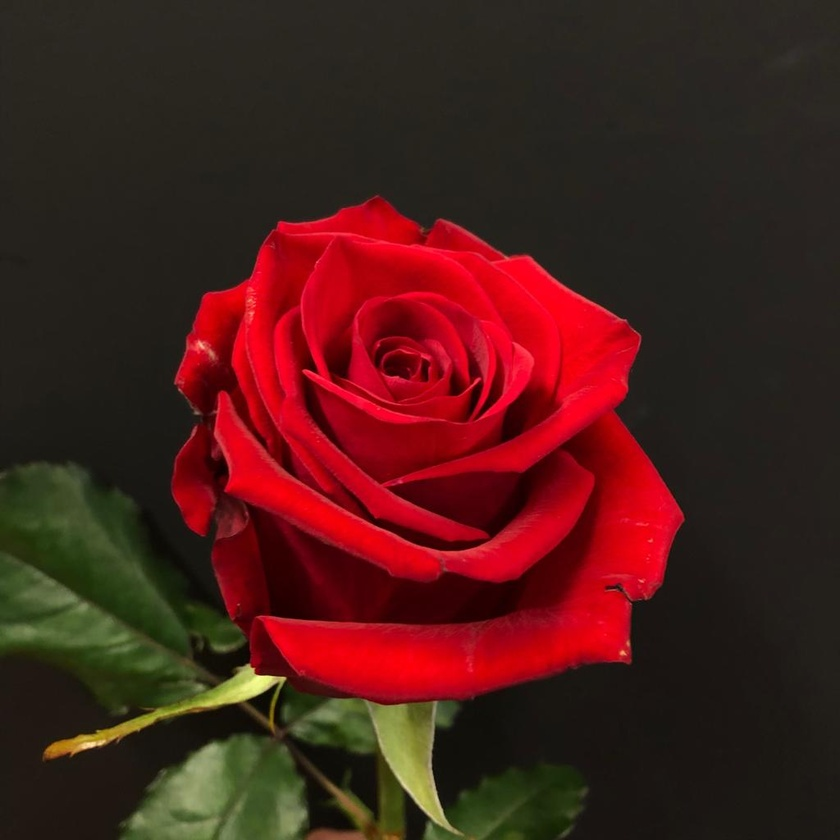
#> input picture Red.jpg, 840 x 840 px, shrunk from 1024 x 1024 before the run, found by its file name
$ python ImgPy.py
#> lines starting #> are read from the running program, lines starting #| are printed output that depends on the picture; after the words box and inside, x2 and y2 are one past the last pixel; in counts of white or black regions, pixels touching at a corner belong together

import matplotlib.pyplot as plt
import cv2


def main():

    img_path = "C:\\Users\\Dell\\Desktop\\DIP\\Red.jpg"
    print(img_path)
    rgb = plt.imread(img_path)
#> rgb is the input picture: shape (840, 840, 3); mean R, G, B 74.6, 30, 25.9
    # print(rgb.shape, rgb.max(), rgb.min())
    # print(rgb)


    plt.subplot(6,2,1)
    plt.title('RGB')
    plt.imshow(rgb)

    plt.subplot(6,2,2)
    plt.title('RGB Histogram')
    plt.hist(rgb.ravel(),256,[0,256])

    plt.subplot(6,2,3)
    plt.title('Red channel')
    red = rgb[:, :, 0]
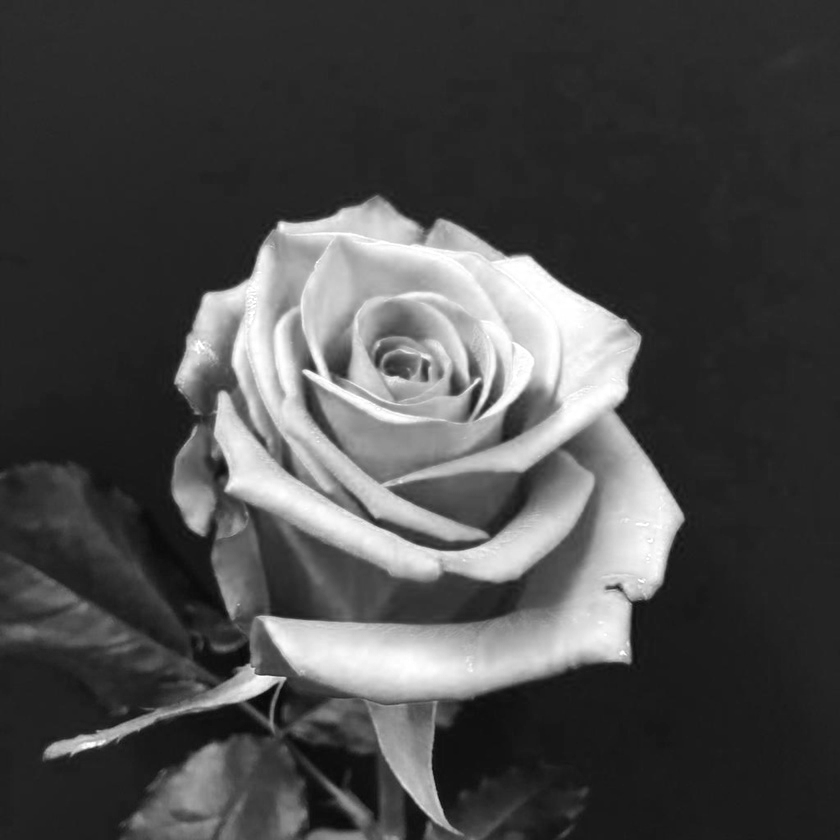
#> red: shape (840, 840); min 8, max 255, mean 74.6
    plt.imshow(red, cmap='Reds')

    plt.subplot(6,2,4)
    plt.title('Red Histogram')
    plt.hist(red.ravel(),256,[0,256])

    plt.subplot(6,2,5)
    plt.title('Green channel')
    green = rgb[:, :, 1]
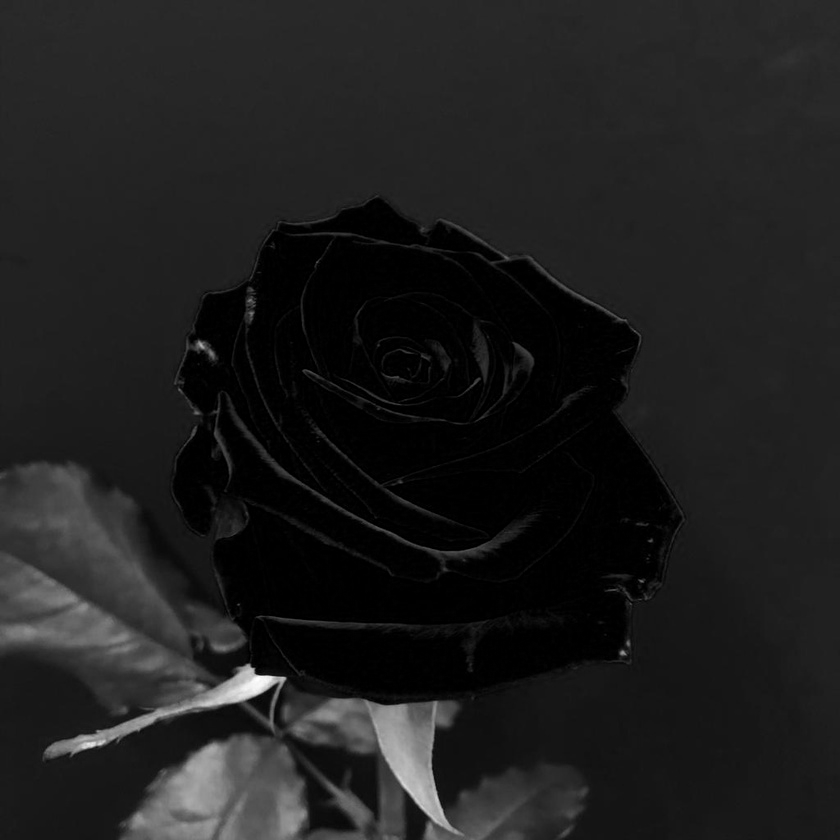
#> green: shape (840, 840); min 0, max 255, mean 30
    plt.imshow(green,cmap='Greens')

    plt.subplot(6,2,6)
    plt.title('Green Histogram')
    plt.hist(green.ravel(),256,[0,256]);

    plt.subplot(6,2,7)
    plt.title('Blue channel')
    blue = rgb[:, :, 2]
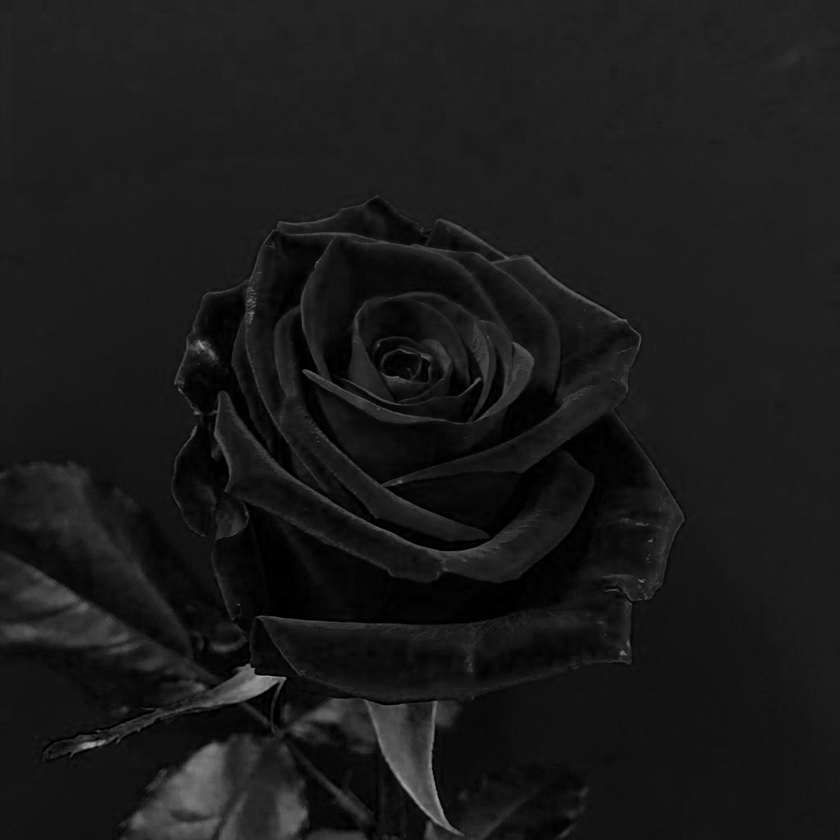
#> blue: shape (840, 840); min 0, max 172, mean 25.9
    plt.imshow(blue,cmap='Blues')

    plt.subplot(6,2,8)
    plt.title('Blue Histogram')
    plt.hist(blue.ravel(),256,[0,256])


    plt.subplot(6,2,9)
    plt.title('Grayscale channel')
    grayscale = cv2.cvtColor(rgb, cv2.COLOR_RGB2GRAY)
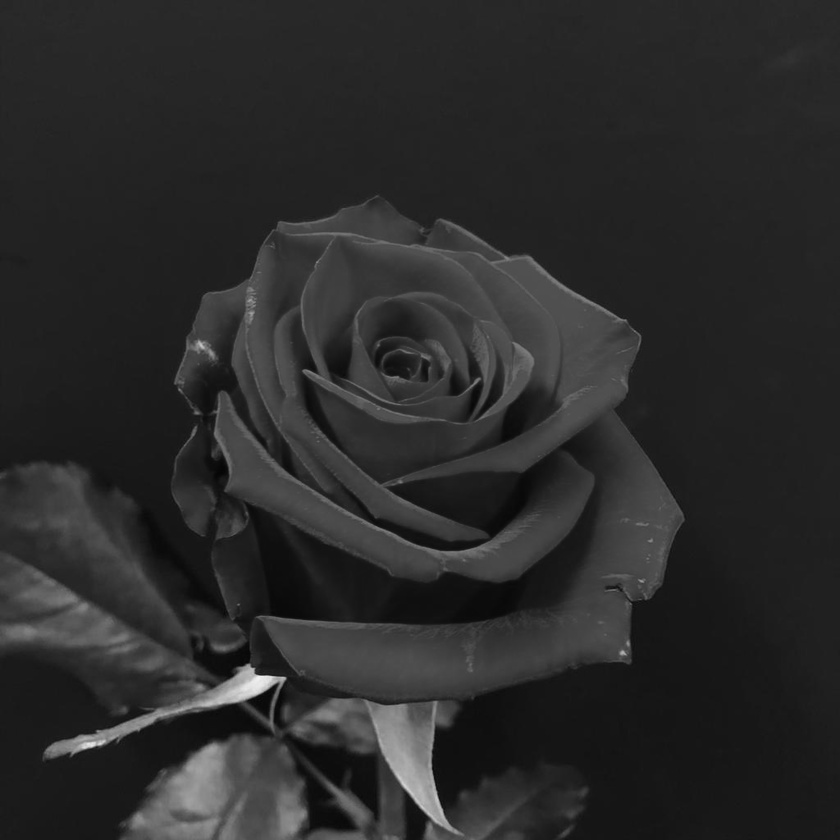
#> grayscale: shape (840, 840); min 5, max 241, mean 42.8
    plt.imshow(grayscale,cmap='gray')

    plt.subplot(6,2,10)
    plt.title('Grascale Histogram')
    plt.hist(grayscale.ravel(),256,[0,256])

    plt.subplot(6,2,11)
    plt.title('Binary channel')
    th, binary_img = cv2.threshold(grayscale, 127, 255, cv2.THRESH_BINARY)
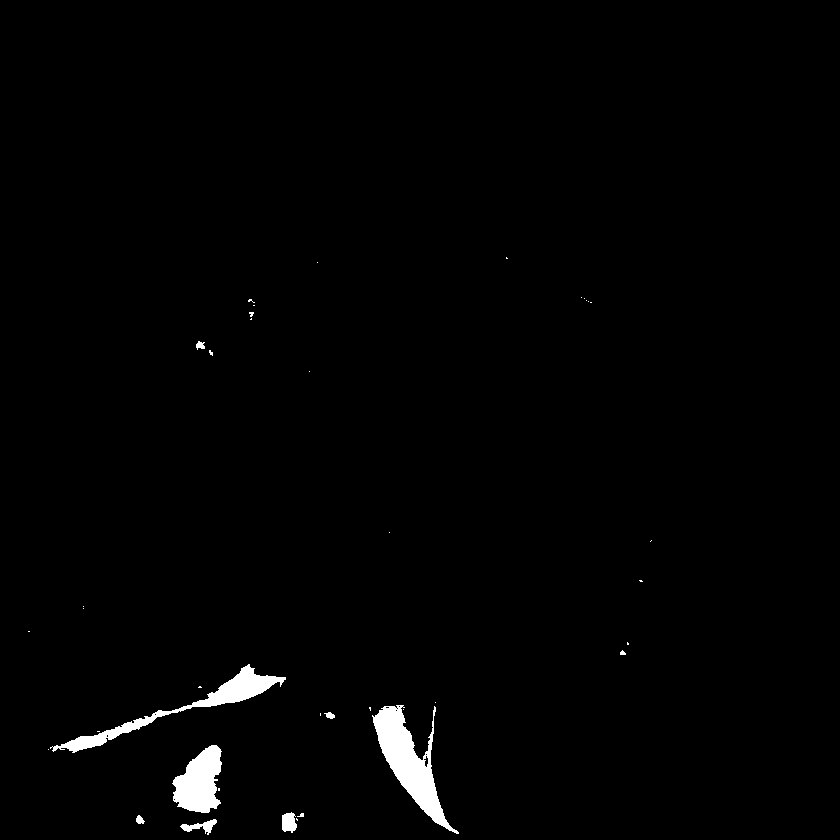
#> binary_img: shape (840, 840); 1.3% white; 39 white regions (30 under 20 px), largest, box (x1, y1, x2, y2) and area: (372, 705, 459, 834) 3725, (50, 664, 286, 753) 2715, (172, 745, 222, 813) 2250
    plt.imshow(binary_img,cmap='binary')

    plt.subplot(6,2,12)
    plt.title('Binary Histogram')
    plt.hist(binary_img.ravel(),256,[0,256]);

    plt.subplots_adjust(left=0.1,
                    bottom=0.2,
                    right=0.8,
                    top=0.9,
                    wspace=0.9,
                    hspace=1.1)

    plt.show()
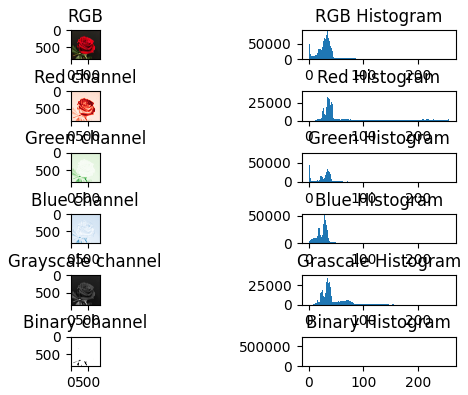
#> figure drawn by matplotlib, 12 panels; panel 2: tallest bar 91147 high, from x = 34 to 35; panel 4: tallest bar 38649 high, from x = 35 to 36; panel 6: tallest bar 72292 high, from x = 0 to 1; panel 8: tallest bar 50169 high, from x = 29 to 30


if __name__ == '__main__':
	main()
